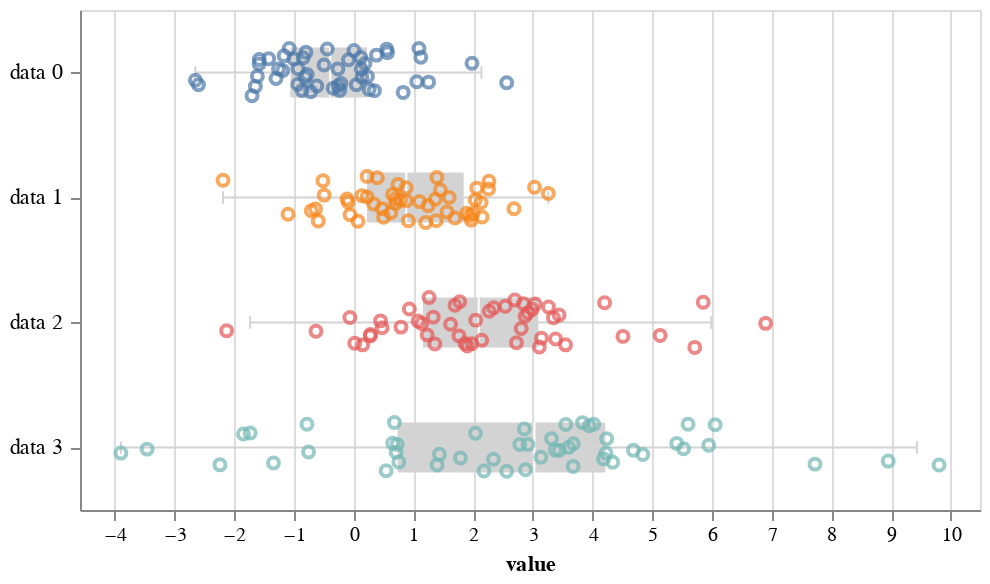

The notebook cell saved with this chart:
### Markdown cell above
Instead, we use `'jitterbox'` for our transform. The default color for the boxes and whiskers is light gray.

### Code cell
altcat.catplot(df,
               height=250,
               width=450,
               mark='point',
               encoding=dict(y=alt.Y('variable:N', title=None),
                             x='value:Q',
                             color=alt.Color('variable:N', legend=None)),
               transform='jitterbox')

### Figure 1 — Vega-Lite specification as saved in the notebook (floating-point values rounded to 4 significant figures; data arrays with more than 128 entries replaced by an {"elided": "..."} marker saying what was removed)
{"$schema": "https://vega.github.io/schema/vega-lite/v2.6.0.json", "config": {"view": {"height": 300, "width": 400}}, "datasets": {"data-423a5f96a9edf388ac0e2acfa5ed55ae": [{"__jitter": 0, "text": "data 3", "value": -4.584}, {"__jitter": 1, "text": "data 2", "value": -4.584}, {"__jitter": 2, "text": "data 1", "value": -4.584}, {"__jitter": 3, "text": "data 0", "value": -4.584}], "data-59a55f1b825fa218dc886b889d9f5605": {"elided": "200 records"}, "data-d61ae37ba34cd269d1887c459cf4f602": [{"bottom": -1.06, "bottom_whisker": -2.652, "cap_left": 2.95, "cap_right": 3.05, "left": 2.8, "middle": -0.3926, "nominal_axis_value": 3, "right": 3.2, "top": 0.2202, "top_whisker": 2.14, "variable": "data 0"}, {"bottom": 0.2235, "bottom_whisker": -2.188, "cap_left": 1.95, "cap_right": 2.05, "left": 1.8, "middle": 0.8808, "nominal_axis_value": 2, "right": 2.2, "top": 1.842, "top_whisker": 3.26, "variable": "data 1"}, {"bottom": 1.161, "bottom_whisker": -1.735, "cap_left": 0.95, "cap_right": 1.05, "left": 0.8, "middle": 2.094, "nominal_axis_value": 1, "right": 1.2, "top": 3.092, "top_whisker": 5.988, "variable": "data 2"}, {"bottom": 0.7355, "bottom_whisker": -3.899, "cap_left": -0.05, "cap_right": 0.05, "left": -0.2, "middle": 3.027, "nominal_axis_value": 0, "right": 0.2, "top": 4.214, "top_whisker": 9.433, "variable": "data 3"}]}, "layer": [{"layer": [{"data": {"name": "data-d61ae37ba34cd269d1887c459cf4f602"}, "encoding": {"x": {"field": "bottom_whisker", "title": "value", "type": "quantitative"}, "x2": {"field": "bottom", "type": "quantitative"}, "y": {"field": "nominal_axis_value", "scale": {}, "title": null, "type": "quantitative"}}, "height": 250, "mark": {"color": "lightgray", "opacity": 1, "type": "rule"}, "width": 450}, {"data": {"name": "data-d61ae37ba34cd269d1887c459cf4f602"}, "encoding": {"x": {"field": "top", "title": "value", "type": "quantitative"}, "x2": {"field": "top_whisker", "type": "quantitative"}, "y": {"field": "nominal_axis_value", "scale": {}, "title": null, "type": "quantitative"}}, "height": 250, "mark": {"color": "lightgray", "opacity": 1, "type": "rule"}, "width": 450}, {"data": {"name": "data-d61ae37ba34cd269d1887c459cf4f602"}, "encoding": {"x": {"field": "bottom", "title": "value", "type": "quantitative"}, "x2": {"field": "top", "type": "quantitative"}, "y": {"field": "left", "scale": {}, "title": null, "type": "quantitative"}, "y2": {"field": "right", "type": "quantitative"}}, "height": 250, "mark": {"color": "lightgray", "filled": true, "size": 0.2, "type": "bar"}, "width": 450}, {"data": {"name": "data-d61ae37ba34cd269d1887c459cf4f602"}, "encoding": {"x": {"field": "middle", "title": "value", "type": "quantitative"}, "y": {"field": "left", "scale": {}, "title": null, "type": "quantitative"}, "y2": {"field": "right", "type": "quantitative"}}, "height": 250, "mark": {"color": "white", "opacity": 1, "type": "rule"}, "width": 450}, {"data": {"name": "data-d61ae37ba34cd269d1887c459cf4f602"}, "encoding": {"x": {"field": "bottom_whisker", "title": "value", "type": "quantitative"}, "y": {"field": "cap_left", "type": "quantitative"}, "y2": {"field": "cap_right", "type": "quantitative"}}, "height": 250, "mark": {"color": "lightgray", "opacity": 1, "type": "rule"}, "width": 450}, {"data": {"name": "data-d61ae37ba34cd269d1887c459cf4f602"}, "encoding": {"x": {"field": "top_whisker", "title": "value", "type": "quantitative"}, "y": {"field": "cap_left", "type": "quantitative"}, "y2": {"field": "cap_right", "type": "quantitative"}}, "height": 250, "mark": {"color": "lightgray", "opacity": 1, "type": "rule"}, "width": 450}]}, {"layer": [{"data": {"name": "data-59a55f1b825fa218dc886b889d9f5605"}, "encoding": {"color": {"field": "variable", "legend": null, "scale": {}, "type": "nominal"}, "x": {"field": "value", "scale": {"domain": [-4.584, 10.49], "nice": false}, "title": "value", "type": "quantitative"}, "y": {"axis": {"grid": false, "labels": false, "title": null, "values": [0, 1, 2, 3]}, "field": "__jitter", "type": "quantitative"}}, "height": 250, "mark": {"type": "point"}, "width": 450}, {"data": {"name": "data-423a5f96a9edf388ac0e2acfa5ed55ae"}, "encoding": {"text": {"field": "text", "type": "nominal"}, "x": {"field": "value", "title": "value", "type": "quantitative"}, "y": {"axis": {"grid": false, "labels": false, "title": null, "values": [0, 1, 2, 3]}, "field": "__jitter", "type": "quantitative"}}, "height": 250, "mark": {"align": "right", "baseline": "middle", "dx": -8, "type": "text"}, "width": 450}]}]}
